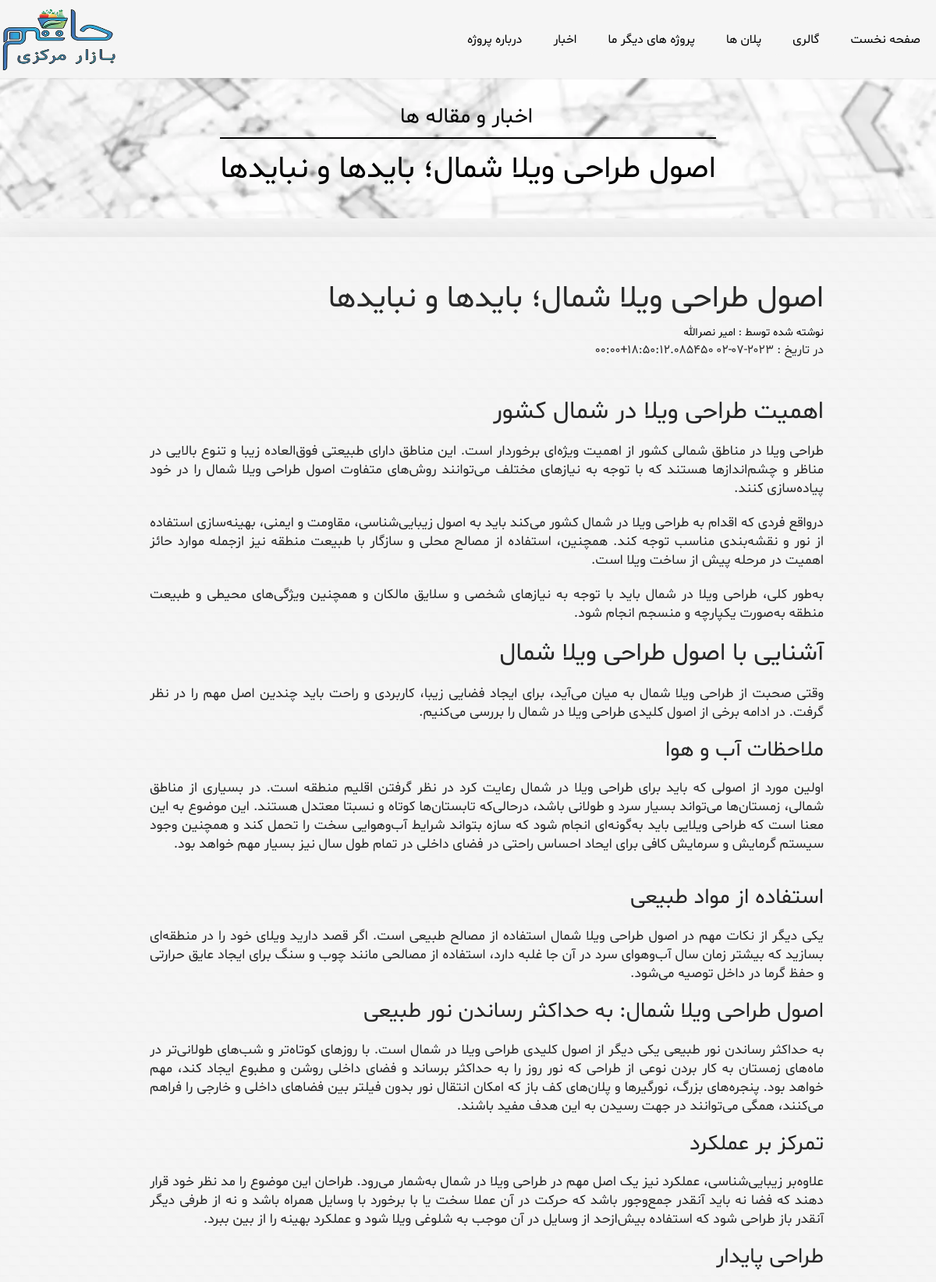
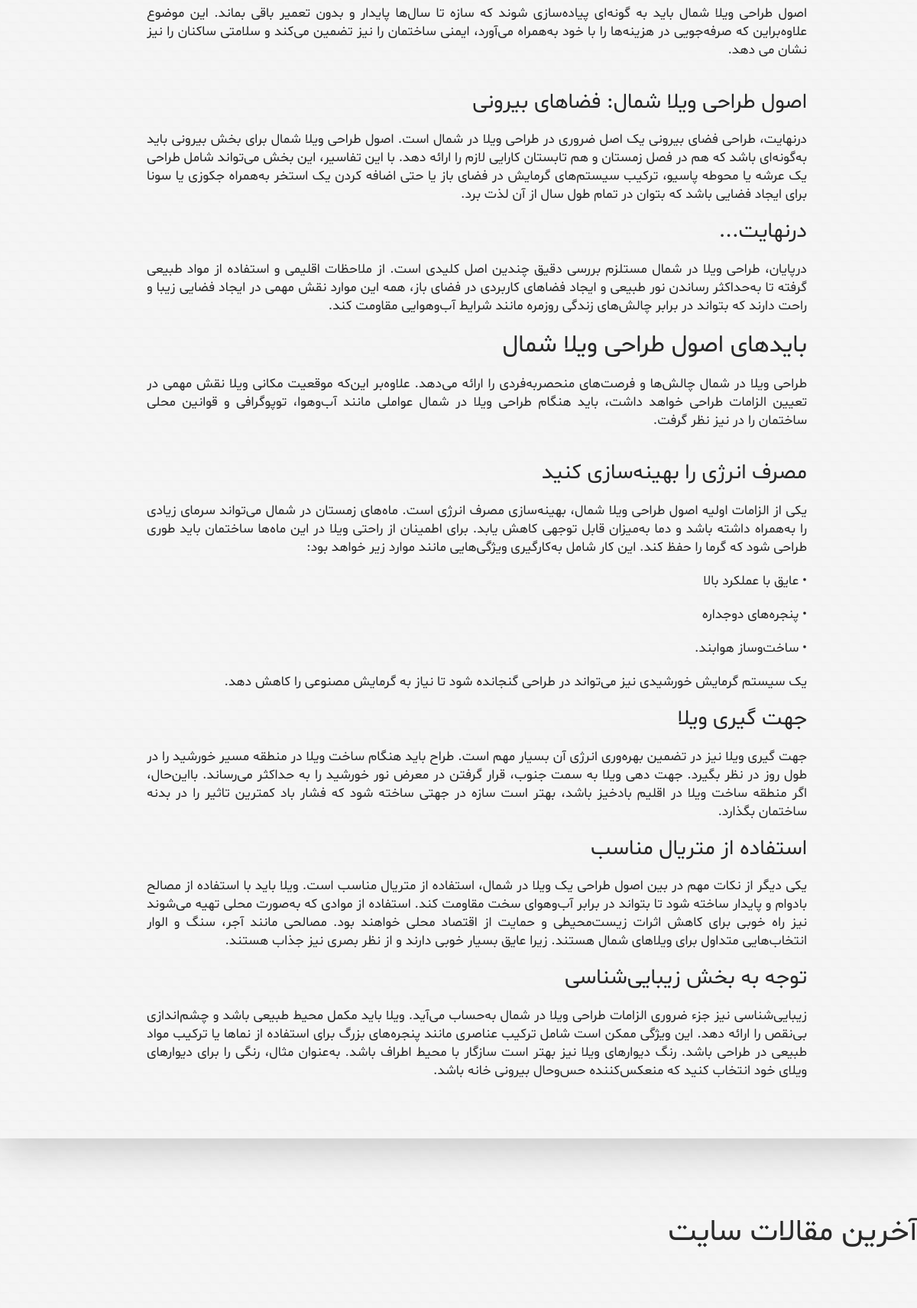
Screenshot of /news-and-articles/3 (upper part) with the database file from the repository (2 pictures, top to bottom).
### coreFa/models.py (models this page shows, shortened)
class NewsAndArticles(models.Model):
    title = models.CharField('عنوان', max_length=200)
    body = RichTextUploadingField('بدنه خبر و مقاله', null=True, blank=True)
    short_description = models.CharField('توضیح کوتاه',
                                                 default='توضیح کوتاه اتوماتیک', max_length=200)
    pic = models.ImageField(upload_to='NewsAndArticles', null=True, blank=True)
    created_at = models.DateTimeField('تاریخ ایجاد',auto_now_add=True)
    active = models.BooleanField('فعال', default=True)
    author = models.CharField('نویسنده',max_length=200, default='امیر نصرالله')
    slug = models.SlugField('اسلاگ', max_length=150, allow_unicode=True, blank=True, null=True)
    class Meta:
        verbose_name_plural = 'اخبار و مقالات'
        verbose_name = 'خبر و مقاله'
    def get_article_detail_view(self):
        return reverse('coreFa:article-detail-view', kwargs={
            'pk': self.pk
        })

### coreFa/views.py (the view)
# urls.py: path('news-and-articles/<pk>', NewsDetailView.as_view(), name='article-detail-view'),
class NewsDetailView(generic.DetailView):
    model = NewsAndArticles
    template_name = 'news-detail.view.html'
    context_object_name = 'news'
    def get_context_data(self, **kwargs):
        context = super().get_context_data(**kwargs)
        context['news_items'] = NewsAndArticles.objects.all().order_by('created_at').filter(active=True)[:4]
        return context
    def get_object(self, queryset=None):
        news = get_object_or_404(NewsAndArticles, pk=self.kwargs['pk'])
        return news

### coreFa/templatetags/tags.py (called while the page is built)
@register.filter()
def persian_int_not_cs(string):
    persian = dict(zip("0123456789", '۰۱۲۳۴۵۶۷۸۹'))
    converted = ''.join(persian.get(digit, digit) for digit in str(string))
    return converted

### templates/news-detail.view.html (shortened to what this page needs)
{% extends 'base.html' %}
{% load tags %}
{% load jalali_tags %}
{% load thumbnail %}
{% load static %}
{% block content %}
    <section class="page-section-header">
        <a class="me-1 text-black" href="{% url 'coreFa:article-list-view' %}"><h3>اخبار و مقاله ها</h3></a>
        <div class="d-block text-black pt-3" style="border-top: 2px solid var(--black-color);"><h1>{{ news.title }}</h1></div>
    </section>
    <br>
    <div class="container-c ps-1 ps-md-5 py-2 py-md-5 d-flex flex-column shadow-lg" style="direction: rtl";>
        <div class="d-flex flex-column align-items-start w-75">
            <h1 class="my-2">{{ news.title }}</h1>
            <small class="text-black">
                 نوشته شده توسط :
                {{ news.author }}
            </small>
            در تاریخ :
            {{ news.created_at|to_jalali|persian_int_not_cs }}
        </div>
        <div class="w-75 article my-2">{{ news.body|safe }}</div>
    </div>
    <section class="py-md-5 news-section rtl">
        <h1 class="mt-3 mt-md-5 py-1 ms-auto container-c">آخرین مقالات سایت</h1>
        <div class="news-holder container-fluid py-0 py-md-5">
        </div>
        <br>
        <br>
    </section>
{% endblock %}

### static/css/main.css (style rules this page uses)
a { text-decoration: none!important; }
* { padding: 0; margin: 0; font-family: "shabnam", serif; box-sizing: border-box; list-style: none; text-decoration: none; -webkit-font-smoothing: antialiased; text-rendering: optimizeLegibility; outline: none !important; -webkit-appearance: none; }
body { overflow-x: hidden; background-size: auto; background: var(--body-color) url("/static/img/protruding-squares-2.svg") repeat scroll center; }
.rtl { direction: rtl; }
a { color: var(--black-color); transition: .3s; }
.container-fluid { max-width: 1366px; }
.container-c { width: 100%; max-width: 1566px; margin: auto; display: flex; flex-wrap: inherit; align-items: center; justify-content: space-between; color: #282828; }
@media (max-width: 1400px) { .container-fluid { padding-left: 15px; max-width: 75%; overflow-x: hidden; } }
.page-section-header { background-color: var(--black-color); display: flex; flex-direction: column; align-items: center; justify-content: center; padding-top: 13vh; min-height: 35vh; background-size: cover ; background-image: url("/static/img/bg-2-bw.webp") ; background-position: center; background-repeat: repeat; background-attachment: scroll; }
.news-holder { display: grid; grid-template-columns: repeat(4, 1fr); grid-column-gap: 25px; min-height: 500px; justify-content: space-evenly; justify-items: center; align-content: space-evenly; align-items: center; }
.article { text-align: justify!important; }
.article p { font-size: 1.1rem; line-height: 1.5rem; margin: 20px 0!important; }
@media (max-width: 1296px) { .news-holder { grid-template-columns: repeat(2, 1fr); justify-content: center; justify-items: center; } }

### rows the page displays
NewsAndArticles: title "اصول طراحی ویلا شمال؛ بایدها و نبایدها", author "امیر نصرالله", created_at|to_jalali "۲۰۲۳-۰۷-۰۲ ۱۸:۵۰:۱۲.۰۸۵۴۵۰+۰۰:۰۰", body "اهمیت طراحی ویلا در شمال کشور طراحی ویلا در مناطق شمالی کشور از اهمیت ویژه‌ای برخوردار است. این مناطق دارای طبیعتی فوق‌العاده زیبا و تنوع بالایی در مناظر و چشم‌اندازها هستند که با توجه به نیازهای مختلف می‌توانند روش‌های متفاوت اصول طراحی ویلا شمال را در خود پیاده‌سازی کنند. درواقع فردی که اقدام به طراحی ویلا در شمال کشور می‌کند باید به اصول زیبایی‌شناسی، مقاومت و ایمنی، بهینه‌سازی استفاده از نور و نقشه‌بندی مناسب توجه کند. همچنین، استفاده از مصالح محلی و سازگار با طبیعت منطقه نیز ازجمله موارد حائز اهمیت در مرحله پیش از ساخت ویلا است. به‌طور کلی، طراحی ویلا در شمال باید با توجه به نیازهای شخصی و سلایق مالکان و همچنین ویژگی‌های محیطی و طبیعت منطقه به‌صورت یکپارچه و منسجم انجام شود. آشنایی با…"
